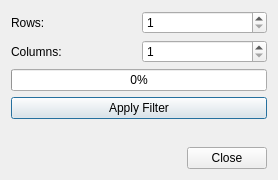
<?xml version="1.0" encoding="UTF-8"?>
<ui version="4.0">
 <class>DialogGSDFilter</class>
 <widget class="QDialog" name="DialogGSDFilter">
  <property name="geometry">
   <rect>
    <x>0</x>
    <y>0</y>
    <width>278</width>
    <height>180</height>
   </rect>
  </property>
  <property name="windowTitle">
   <string>Dialog</string>
  </property>
  <layout class="QVBoxLayout" name="verticalLayout">
   <item>
    <layout class="QGridLayout" name="gridLayout">
     <item row="4" column="0">
      <spacer name="verticalSpacer">
       <property name="orientation">
        <enum>Qt::Vertical</enum>
       </property>
       <property name="sizeHint" stdset="0">
        <size>
         <width>20</width>
         <height>40</height>
        </size>
       </property>
      </spacer>
     </item>
     <item row="3" column="0" colspan="2">
      <widget class="QPushButton" name="applyButton">
       <property name="text">
        <string>Apply Filter</string>
       </property>
      </widget>
     </item>
     <item row="1" column="0">
      <widget class="QLabel" name="label_2">
       <property name="text">
        <string>Columns:</string>
       </property>
      </widget>
     </item>
     <item row="0" column="0">
      <widget class="QLabel" name="label">
       <property name="text">
        <string>Rows:</string>
       </property>
      </widget>
     </item>
     <item row="0" column="1">
      <widget class="QSpinBox" name="rowsSpinBox">
       <property name="minimum">
        <number>1</number>
       </property>
       <property name="maximum">
        <number>1000</number>
       </property>
      </widget>
     </item>
     <item row="1" column="1">
      <widget class="QSpinBox" name="columnSpinBox">
       <property name="minimum">
        <number>1</number>
       </property>
       <property name="maximum">
        <number>1000</number>
       </property>
      </widget>
     </item>
     <item row="2" column="0" colspan="2">
      <widget class="QProgressBar" name="progressBar">
       <property name="value">
        <number>0</number>
       </property>
      </widget>
     </item>
    </layout>
   </item>
   <item>
    <widget class="QDialogButtonBox" name="buttonBox">
     <property name="orientation">
      <enum>Qt::Horizontal</enum>
     </property>
     <property name="standardButtons">
      <set>QDialogButtonBox::Close</set>
     </property>
    </widget>
   </item>
  </layout>
 </widget>
 <resources/>
 <connections>
  <connection>
   <sender>buttonBox</sender>
   <signal>accepted()</signal>
   <receiver>DialogGSDFilter</receiver>
   <slot>accept()</slot>
   <hints>
    <hint type="sourcelabel">
     <x>248</x>
     <y>254</y>
    </hint>
    <hint type="destinationlabel">
     <x>157</x>
     <y>274</y>
    </hint>
   </hints>
  </connection>
  <connection>
   <sender>buttonBox</sender>
   <signal>rejected()</signal>
   <receiver>DialogGSDFilter</receiver>
   <slot>reject()</slot>
   <hints>
    <hint type="sourcelabel">
     <x>316</x>
     <y>260</y>
    </hint>
    <hint type="destinationlabel">
     <x>286</x>
     <y>274</y>
    </hint>
   </hints>
  </connection>
 </connections>
</ui>
